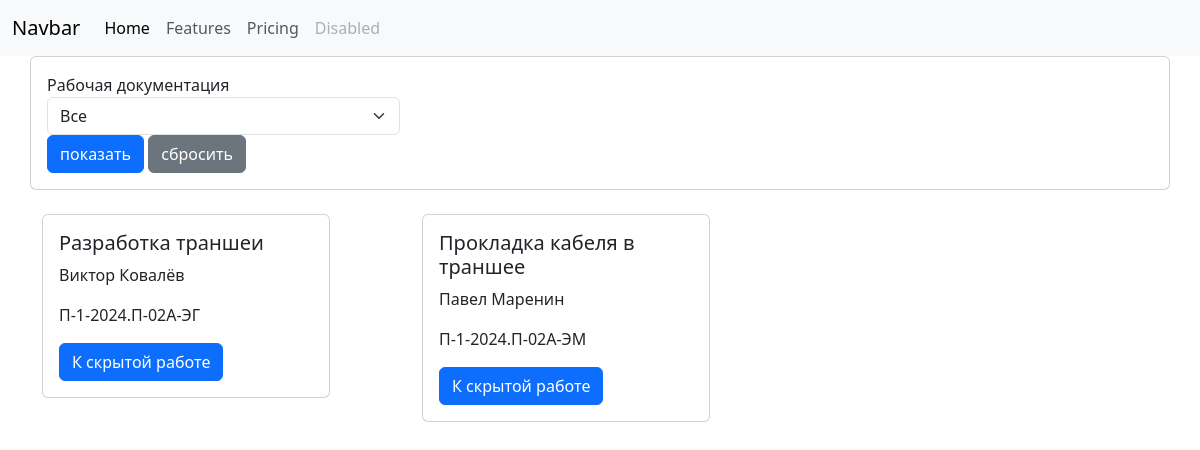
The page / on the database its author committed.
### hid_works/models.py (models this page shows, shortened)
class HidWork(models.Model):
    responsible_person_profile = models.ForeignKey(
        "users.ResponsiblePersonProfile",
        on_delete=models.CASCADE,
        related_name="hid_works",
        verbose_name="Ответственное лицо",
        null=True,  # ✅ Временно разрешаем NULL
        blank=True,
        default=None
    )
    title = models.CharField(max_length=255, blank=True, verbose_name="Наименование скрытой работы")
    slug = models.SlugField(unique=True, blank=True, null=True, verbose_name="Слаг")
    working_documentation = models.ForeignKey(
        "WorkingDocumentation",
        on_delete=models.CASCADE,
        related_name="hid_works",
        verbose_name="Рабочая документация"
    )
    start_date = models.DateTimeField(verbose_name="Дата начала работ")
    finish_date = models.DateTimeField(verbose_name="Дата окончания работ")
    is_published = models.BooleanField(default=False, verbose_name="Опубликована")
    class Meta():
        verbose_name = "Скрытая работа"
        verbose_name_plural = "Скрытые работы"

class WorkingDocumentation(models.Model):
    designation = models.CharField(max_length=255, blank=True, verbose_name="Шифр")
    title = models.CharField(max_length=255, blank=True, verbose_name="Наименование")

### users/models.py (models this page shows)
class ResponsiblePersonProfile(models.Model):
    user = models.OneToOneField(
        "users.User",
        on_delete=models.CASCADE,
        related_name="responsible_person_profile",
        verbose_name="Ответственное лицо"
    )
    position = models.CharField(max_length=255, blank=True, verbose_name="Должность")
    order = models.CharField(max_length=255, blank=True, verbose_name="Приказ о назначении")
    class Meta():
        verbose_name = "Профиль ответственного лица"
        verbose_name_plural = "Профили ответственных лиц"
    def __str__(self):
        return self.user.get_full_name()

class User(AbstractUser):
    middle_name = models.CharField(max_length=255, blank=True, verbose_name="Отчество")
    phone = models.CharField(max_length=32, blank=True, verbose_name="Телефон")
    avatar = models.ImageField(upload_to="users/avatars/", blank=True,verbose_name="Аватар")
    class Meta(AbstractUser.Meta):
        verbose_name = "Пользователь"
        verbose_name_plural = "Пользователи"

### hid_works/views.py (the view)
# urls.py: path('', HidWorkListView.as_view(), name="home"),
class HidWorkListView(ListView):
    model = HidWork
    template_name = "hid_work_list.html"
    context_object_name = "hid_works"
    def get_queryset(self):
        hid_works = HidWork.objects.filter(is_published=True)
        working_documentation = self.request.GET.get("working_documentation")
        if working_documentation:
            hid_works = hid_works.filter(working_documentation=working_documentation)
        return hid_works
    def get_context_data(self, **kwargs):
        context = super().get_context_data(**kwargs)
        context["selected_working_documentation"] = self.request.GET.get("working_documentation","")
        context["working_documentations"] = WorkingDocumentation.objects.all()
        return context

### hid_works/templates/hid_work_list.html (shortened to what this page needs)
{% extends "base.html" %} {% block content %}
<div class="container">
    <div class="row">
        <form method="get" class="card card-body mb-4">
            <div class="row align-items-center">
                <div class="col-md-4">
                    <label>Рабочая документация</label>
                    <select id="working_documentation" name="working_documentation" class="form-select">
                        <option value="">Все</option>
                    </select>
                </div>
                <div class "col-2">
                    <button type="submit" class="btn btn-primary">показать</button>
                    <a href="{%url 'home'%}" class="btn btn-secondary">сбросить</a>
                </div>
            </div>
        </form>
        {% for hid_work in hid_works %}
            <div class="col-4">
                <div class="card" style="width: 18rem;">
                    <div class="card-body">
                        <h5 class="card-title">{{ hid_work.title }}</h5>
                        <p class="card-text">{{ hid_work.responsible_person_profile }}</p>
                        <p class="card-text">{{ hid_work.working_documentation.designation }}</p>
                        <a href={% url "hid_work-detail" hid_work.slug %} class="btn btn-primary">К скрытой работе</a>
                    </div>
                </div>
            </div>
        {% endfor %}
    </div>
</div>
{% endblock %}

### templates/base.html (shortened to what this page needs)
<!DOCTYPE html>
<html lang="ru">
<head>
    <link
    href="https://cdn.jsdelivr.net/npm/bootstrap@5.3.8/dist/css/bootstrap.min.css"
    rel="stylesheet"
    >
</head>
<body>
    <nav class="navbar navbar-expand-lg bg-body-tertiary">
  <div class="container-fluid">
    <a class="navbar-brand" href="#">Navbar</a>
    <div class="collapse navbar-collapse" id="navbarNav">
      <ul class="navbar-nav">
        <li class="naFv-item">
          <a class="nav-link active" aria-current="page" href="#">Home</a>
        </li>
        <li class="nav-item">
          <a class="nav-link" href="#">Features</a>
        </li>
        <li class="nav-item">
          <a class="nav-link" href="#">Pricing</a>
        </li>
        <li class="nav-item">
          <a class="nav-link disabled" aria-disabled="true">Disabled</a>
        </li>
      </ul>
    </div>
  </div>
</nav>
<div>
  {% block content %}
  {% endblock %}
</div>
</body>
</html>

### rows shown on the page
HidWork: title "Разработка траншеи", responsible_person_profile "Виктор Ковалёв", working_documentation.designation "П-1-2024.П-02А-ЭГ"
HidWork: title "Прокладка кабеля в траншее", responsible_person_profile "Павел Маренин", working_documentation.designation "П-1-2024.П-02А-ЭМ"
